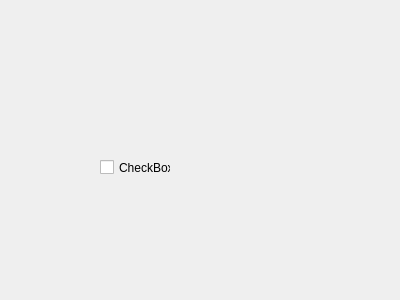
<?xml version="1.0" encoding="UTF-8"?>
<ui version="4.0">
 <class>Form</class>
 <widget class="QWidget" name="Form">
  <property name="geometry">
   <rect>
    <x>0</x>
    <y>0</y>
    <width>400</width>
    <height>300</height>
   </rect>
  </property>
  <property name="windowTitle">
   <string>Form</string>
  </property>
  <widget class="QCheckBox" name="checkBox">
   <property name="geometry">
    <rect>
     <x>100</x>
     <y>160</y>
     <width>71</width>
     <height>15</height>
    </rect>
   </property>
   <property name="text">
    <string>CheckBox</string>
   </property>
  </widget>
 </widget>
 <resources/>
 <connections/>
</ui>
